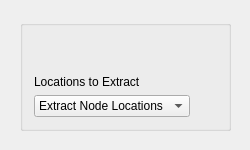
<?xml version="1.0" encoding="UTF-8"?>
<ui version="4.0">
 <class>ConvertMeshToPointCloudDialog</class>
 <widget class="QDialog" name="ConvertMeshToPointCloudDialog">
  <property name="geometry">
   <rect>
    <x>0</x>
    <y>0</y>
    <width>250</width>
    <height>150</height>
   </rect>
  </property>
  <property name="minimumSize">
   <size>
    <width>250</width>
    <height>150</height>
   </size>
  </property>
  <property name="windowTitle">
   <string>ConvertMeshToPointCloud</string>
  </property>
  <widget class="QGroupBox" name="formGroupBox">
   <property name="geometry">
    <rect>
     <x>20</x>
     <y>20</y>
     <width>211</width>
     <height>111</height>
    </rect>
   </property>
   <layout class="QFormLayout" name="formLayout">
    <property name="fieldGrowthPolicy">
     <enum>QFormLayout::FieldsStayAtSizeHint</enum>
    </property>
    <property name="labelAlignment">
     <set>Qt::AlignLeading|Qt::AlignLeft|Qt::AlignVCenter</set>
    </property>
    <item row="0" column="0">
     <spacer name="verticalSpacer">
      <property name="orientation">
       <enum>Qt::Vertical</enum>
      </property>
      <property name="sizeHint" stdset="0">
       <size>
        <width>20</width>
        <height>10</height>
       </size>
      </property>
     </spacer>
    </item>
    <item row="1" column="0">
     <widget class="QLabel" name="label">
      <property name="text">
       <string>Locations to Extract</string>
      </property>
     </widget>
    </item>
    <item row="2" column="0">
     <widget class="QComboBox" name="option_">
      <property name="mouseTracking">
       <bool>false</bool>
      </property>
      <property name="focusPolicy">
       <enum>Qt::WheelFocus</enum>
      </property>
      <property name="currentIndex">
       <number>0</number>
      </property>
      <property name="frame">
       <bool>true</bool>
      </property>
      <item>
       <property name="text">
        <string>Extract Node Locations</string>
       </property>
      </item>
      <item>
       <property name="text">
        <string>Extract Data Locations</string>
       </property>
      </item>
     </widget>
    </item>
   </layout>
  </widget>
 </widget>
 <layoutdefault spacing="6" margin="11"/>
 <resources/>
 <connections/>
</ui>
